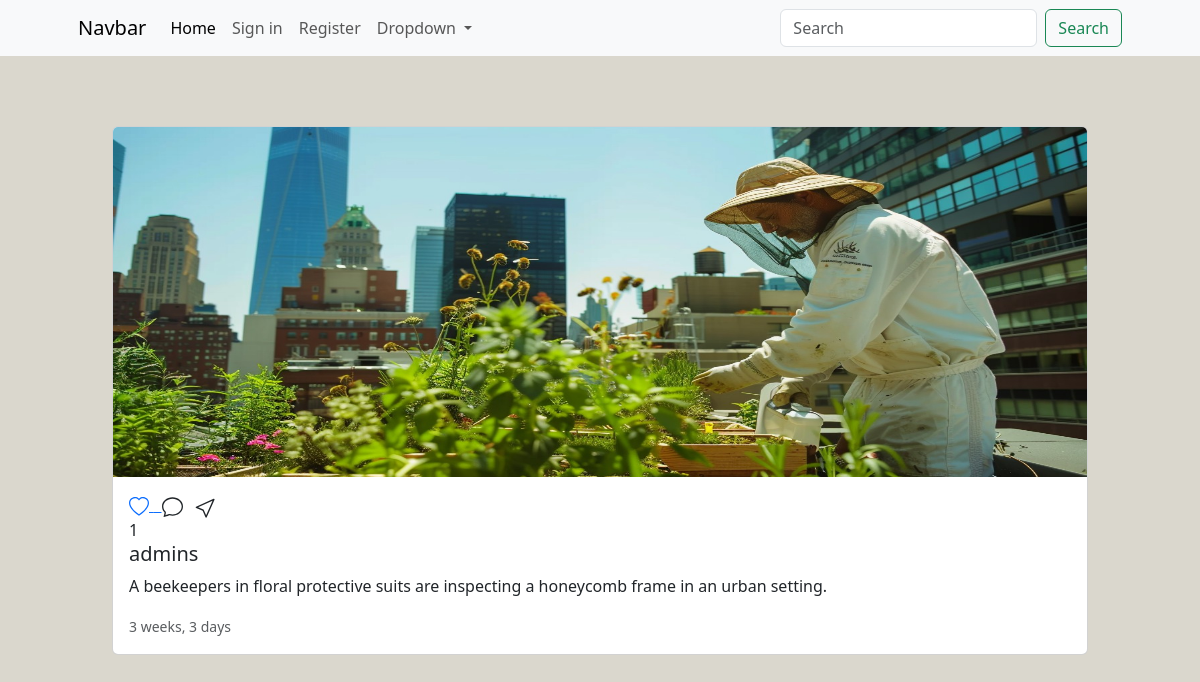
Screenshot of /post/7/ with the database file from the repository.
### main/models.py (models this page shows, shortened)
class Post(models.Model):
    user = models.ForeignKey(User,on_delete=models.CASCADE)
    image = models.ImageField(upload_to='posts/')
    caption = models.TextField(blank=True)
    create_at = models.DateTimeField(auto_now_add=True)
    likes = models.IntegerField(default=0)

### main/views.py (the view)
# urls.py: path('post/<int:post_id>/',views.post_detail,name='post_detail'),
def post_detail(request,post_id):
    post = Post.objects.get(id=post_id)
    if request.user.is_authenticated:
        liked = Like.objects.filter(user=request.user,post=post)
        context = {"post":post,'liked':liked}
        return render(request,'post.html',context)
    else:
        context = {"post":post}
        return render(request,'post.html',context)

### templates/post.html (shortened to what this page needs)
{% extends 'partial/main.html' %}
{% load static %}
{% block content %}
<div class="container">
    <div class="row">
        <div class="col-12">
            <div class="ion">
                <div class="card mb-2 col-sm-12 ">
                    <img src="{{post.image.url}}" class="card-img-top" alt="...">
                    <div class="card-body">
                        <div class="run">
                            {% if liked %}
                            <a href="{% url 'like_detail' post.id %}">
                                <svg xmlns="http://www.w3.org/2000/svg" width="20" height="20" fill="currentColor" class="bi bi-heart-fill" viewBox="0 0 16 16">
                                    <path fill-rule="evenodd" d="M8 1.314C12.438-3.248 23.534 4.735 8 15-7.534 4.736 3.562-3.248 8 1.314"/>
                                </svg> &nbsp;
                            </a>
                            {% else%}
                            <a href="{% url 'like_detail' post.id %}">
                            </a>
                            {% endif %}
                        </div>
                        {{post.likes}}
                      <h5 class="card-title">{{post.user}}</h5>
                      <p class="card-text">{{post.caption}}</p>
                      <p class="card-text"><small class="text-body-secondary">{{post.create_at|timesince}}</small></p>
                    </div>
                </div>
            </div>
        </div>
    </div>
</div>
{% endblock %}

### static/css/style.css (style rules this page uses)
.ion { margin: 40px; padding: 30px; display: flex; justify-content: center; }
.ion img { height: 350px; }
.body { background-color: #dad7cd; }

### rows the page displays
Post: image (picture), likes "1", user "admins", caption "A beekeepers in floral protective suits are inspecting a honeycomb frame in an urban setting.", create_at "3 weeks, 3 days"
